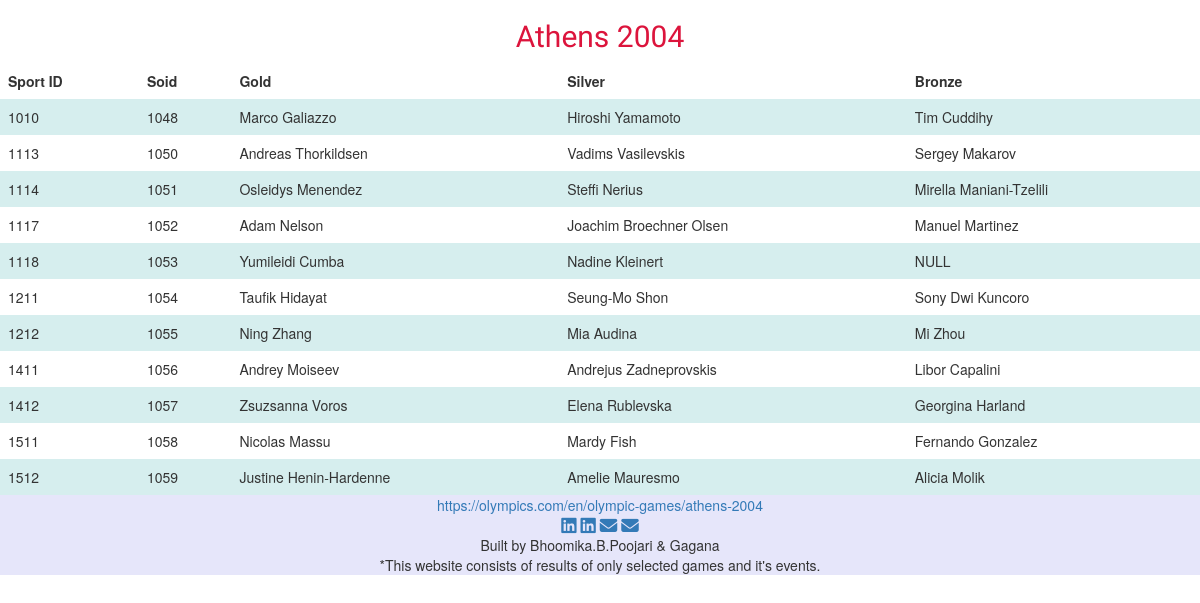
The app's page /SOspts/2004.php with its own data.
### tables this page shows
CREATE TABLE IF NOT EXISTS `summer_olympic` (
  `Soid` int(5) NOT NULL AUTO_INCREMENT,
  `Sportid` int(5) NOT NULL,
  `Year` int(5) NOT NULL,
  `Gold` varchar(100) NOT NULL,
  `Silver` varchar(100) NOT NULL,
  `Bronze` varchar(100) NOT NULL,
  PRIMARY KEY (`Soid`),
  KEY `Year` (`Year`,`Sportid`),
  KEY `SID_fk` (`Sportid`)
);

### SOspts/2004.php (the view, shortened to what this page needs)
<!DOCTYPE html>
<html lang="en">
<head>
    <link href="https://cdn.jsdelivr.net/npm/bootstrap@5.1.3/dist/css/bootstrap.min.css"
    rel="stylesheet"
>
    <link rel="stylesheet" href="https://maxcdn.bootstrapcdn.com/bootstrap/3.4.1/css/bootstrap.min.css">
    <link rel="stylesheet" href="./css/style.css">
</head>
<body>
    <div class="container">
        <div class="row">
          <div class="text-center">
            <h2 class="site-title desc" style="font-size:30px;">Athens 2004</h2>
          </div>
        </div>
    </div>
<table>
  <tr>
  <th>Sport ID</th>
  <th>Soid</th>
  <th>Gold</th>
  <th>Silver</th>
  <th>Bronze</th>
  <?php
      $conn=mysqli_connect("localhost","root","","olympic_base");
      $sql="SELECT * FROM summer_olympic";
      $result=$conn->query($sql);
      if($result->num_rows>0){
        while($row=$result->fetch_assoc()){
          if($row["Year"]==2004)
          echo "<tr><td>".$row["Sportid"]."</td><td>".$row["Soid"]."</td><td>".$row["Gold"]."</td><td>".$row["Silver"]."</td><td>".$row["Bronze"]."</td></tr>";
        }
      }
        else{
          echo "no results";
        }
    ?>
</table>
<footer id="footer" class="text-center hdrbg">
    <a href="https://olympics.com/en/olympic-games/athens-2004" add target="_blank">https://olympics.com/en/olympic-games/athens-2004</a><br>
    <a href="https://www.linkedin.com/in/bhoomika-poojari/" add target="_blank"> <i class=" foot fab fa-linkedin fa-lg"></i></a>
    <a href="https://www.linkedin.com/in/gagana-darshana/" add target="_blank"><i class=" foot fab fa-linkedin fa-lg"></i></a>
    <a href="mailto:poojaribhoomika5@gmail.com" add target="_blank"><i class=" foot fas fa-envelope fa-lg "></i></a>
    <a href="mailto:gagana.darshana@gmail.com" add target="_blank"> <i class=" foot fas fa-envelope fa-lg"></i></a>
    <p class="cp"> Built by Bhoomika.B.Poojari & Gagana <br>*This website consists of results of only selected games and it's events.</p>
  </footer>
</body>
</html>

### css/style.css (style rules this page uses)
:root { --MnB:#191970; --cfB:#6495ED; --Crs:#DC143C; --lsm:#FFA07A; --Gyw:#ADFF2F; --Tal:#008080; --Plm:#DDA0DD; --Lvn:#E6E6FA; --Lvb:#FFF0F5; --Lnn:#FAF0E6; --Abrl: 'Abril Fatface', cursive; --Amtc: 'Amatic SC', cursive; --Antn: 'Anton', sans-serif; --Atdr: 'Architects Daughter', cursive; --Cnzl: 'Cinzel', serif; --Gugi: 'Gugi', cursive; --Lato: 'Lato', sans-serif; --Mnda: 'Monda', sans-serif; --Rgts: 'Righteous', cursive; --Rbto: 'Roboto', sans-serif; --Sfia: 'Sofia', cursive; }
.desc { color:var(--Crs); font-family:var(--Mnda); }
.hdrbg { background-color:var(--Lvn); }
.text-center { text-align: center!important; }

### SOspts/2004.php (style rules this page uses)
table { border-collapse: collapse; width: 100%; }
th, td { text-align: left; padding: 8px; }
tr:nth-child(even) { background-color: #D6EEEE; }

### records on screen
summer_olympic: Sportid "1010", Soid "1048", Gold "Marco Galiazzo", Silver "Hiroshi Yamamoto", Bronze "Tim Cuddihy"
summer_olympic: Sportid "1113", Soid "1050", Gold "Andreas Thorkildsen", Silver "Vadims Vasilevskis", Bronze "Sergey Makarov"
summer_olympic: Sportid "1114", Soid "1051", Gold "Osleidys Menendez", Silver "Steffi Nerius", Bronze "Mirella Maniani-Tzelili"
summer_olympic: Sportid "1117", Soid "1052", Gold "Adam Nelson", Silver "Joachim Broechner Olsen", Bronze "Manuel Martinez"
summer_olympic: Sportid "1118", Soid "1053", Gold "Yumileidi Cumba", Silver "Nadine Kleinert", Bronze "NULL"
summer_olympic: Sportid "1211", Soid "1054", Gold "Taufik Hidayat", Silver "Seung-Mo Shon", Bronze "Sony Dwi Kuncoro"
summer_olympic: Sportid "1212", Soid "1055", Gold "Ning Zhang", Silver "Mia Audina", Bronze "Mi Zhou"
summer_olympic: Sportid "1411", Soid "1056", Gold "Andrey Moiseev", Silver "Andrejus Zadneprovskis", Bronze "Libor Capalini"
summer_olympic: Sportid "1412", Soid "1057", Gold "Zsuzsanna Voros", Silver "Elena Rublevska", Bronze "Georgina Harland"
summer_olympic: Sportid "1511", Soid "1058", Gold "Nicolas Massu", Silver "Mardy Fish", Bronze "Fernando Gonzalez"
summer_olympic: Sportid "1512", Soid "1059", Gold "Justine Henin-Hardenne", Silver "Amelie Mauresmo", Bronze "Alicia Molik"
